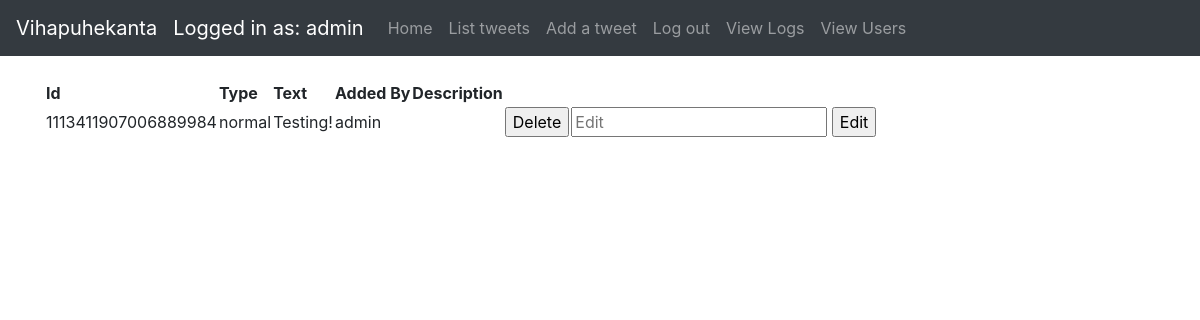
/tweets/1 (signed in), run on the app's committed database.
### application/auth/models.py (models this page shows, shortened)
class User(db.Model):
    __tablename__ = "account"
    id = db.Column(db.Integer, primary_key=True)
    date_created = db.Column(db.DateTime, default=db.func.current_timestamp())
    date_modified = db.Column(db.DateTime, default=db.func.current_timestamp(),
                              onupdate=db.func.current_timestamp())
    name = db.Column(db.String(144), nullable=False)
    username = db.Column(db.String(144), nullable=False)
    password = db.Column(db.String(144), nullable=False)
    urole = db.Column(db.String(80))
    tweets = db.relationship("Tweet", backref='account', lazy=True)

### application/tweets/models.py (models this page shows, shortened)
class Tweet(db.Model):
    id = db.Column(db.Integer, primary_key=True)
    date_created = db.Column(db.DateTime, default=db.func.current_timestamp())
    date_modified = db.Column(db.DateTime, default=db.func.current_timestamp(),
                              onupdate=db.func.current_timestamp())
    tweetid = db.Column(db.String(100))
    tweettype = db.Column(db.String(100))
    tweettext = db.Column(db.String(300))
    addedby = db.Column(db.String(100))
    tweetdescription = db.Column(db.String(100))
    account_id = db.Column(db.Integer, db.ForeignKey('account.id'),
                           nullable=False)

### application/tweets/views.py (the view)
@app.route("/tweets/<id>")
@login_required
def tweets_view(id):
    tweets = db.session().query(Tweet).filter(Tweet.id == id)
    if tweets[0].account_id != current_user.id and current_user.urole != "ADMIN":
        return redirect(url_for("tweets_index"))
    return render_template('tweets/tweet.html', tweets=tweets)

### application/__init__.py (called while the page is built)
@login_manager.user_loader
def load_user(user_id):
    return User.query.get(user_id)

### application/templates/tweets/tweet.html (shortened to what this page needs)
{% extends "layout.html" %}
{% block body %}
    <p>
    <table>
        <tr>
            <th>Id</th>
            <th>Type</th>
            <th>Text</th>
            <th>Added By</th>
            <th>Description</th>
            <th></th>
        </tr>
        {% for tweet in tweets %}
            <tr>
                <td>{{ tweet.tweetid }}</td>
                <td>{{ tweet.tweettype }}</td>
                <td>{{ tweet.tweettext }}</td>
                <td>{{ tweet.addedby }}</td>
                <td>{{ tweet.tweetdescription }}</td>
                <td>
                    <form method="POST" action="{{ url_for('tweet_delete', id = tweet.id) }}">
                        <input type="submit" value="Delete">
                    </form>
                </td>
                <td>
                    <div>
                        <form method="POST" action="{{ url_for('tweet_edit', id = tweet.id) }}">
                            <input type="text" name="tweetdescription" placeholder="Edit"/>
                            <input type="submit" value="Edit">
                        </form>
                    </div>
                </td>
            </tr>
        {% endfor %}
    </table>  </p>
{% endblock %}

### application/templates/layout.html (shortened to what this page needs)
<!DOCTYPE html>
<html>
<head>
    <link rel="stylesheet" href="https://maxcdn.bootstrapcdn.com/bootstrap/4.0.0/css/bootstrap.min.css"
>
</head>
<body>
<nav class="navbar navbar-expand-md navbar-dark bg-dark mb-4">
    <a class="navbar-brand" href="#">Vihapuhekanta</a>
    {% if current_user.is_authenticated %}
        <ul class="navbar-nav mr-auto">
            <li>
                <a class="navbar-brand" href="#">Logged in as: {{ current_user.name }}</a>
            </li>
            <li class="nav-item">
                <a class="nav-link" href="/">Home</a>
            </li>
            <li class="nav-item">
                <a class="nav-link" href="{{ url_for('tweets_index') }}">List tweets</a>
            </li>
            <li class="nav-item">
                <a class="nav-link" href="{{ url_for('tweets_form') }}">Add a tweet</a>
            </li>
            <li class="nav-item">
                <a class="nav-link" href="{{ url_for('auth_logout') }}">Log out</a>
            </li>
            {% if current_user.urole == "ADMIN" %}
                <li class="nav-item">
                    <a class="nav-link" href="{{ url_for('view_logs') }}">View Logs</a>
                </li>
                <li class="nav-item">
                    <a class="nav-link" href="{{ url_for('auth_users') }}">View Users</a>
                </li>
            {% endif %}
        </ul>
    {% endif %}
</nav>
<main role="main" class="container">
    {% block body %}{% endblock %}
</main>
</body>
</html>

### data on the page
User: name "admin"
Tweet: tweetid "1113411907006889984", tweettype "normal", tweettext "Testing!", addedby "admin"
